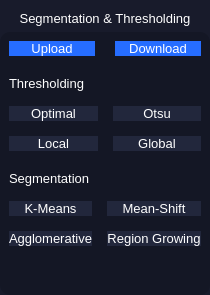
      <widget class="QWidget" name="controlUpperWidget_3" native="true">
       <property name="styleSheet">
        <string notr="true">background-color: #181b2b;
border-radius: 10%;

</string>
       </property>
       <layout class="QVBoxLayout" name="verticalLayout_7" stretch="5,95">
        <property name="leftMargin">
         <number>0</number>
        </property>
        <property name="rightMargin">
         <number>0</number>
        </property>
        <property name="bottomMargin">
         <number>0</number>
        </property>
        <item>
         <widget class="QLabel" name="TabLabel_3">
          <property name="font">
           <font>
            <family>Microsoft Sans Serif</family>
            <pointsize>10</pointsize>
           </font>
          </property>
          <property name="layoutDirection">
           <enum>Qt::LeftToRight</enum>
          </property>
          <property name="styleSheet">
           <string notr="true">color: #fff;</string>
          </property>
          <property name="text">
           <string>&lt;html&gt;&lt;head/&gt;&lt;body&gt;&lt;p&gt;Segmentation &amp;amp; Thresholding&lt;/p&gt;&lt;/body&gt;&lt;/html&gt;</string>
          </property>
          <property name="alignment">
           <set>Qt::AlignCenter</set>
          </property>
         </widget>
        </item>
        <item>
         <widget class="QWidget" name="ControlsContainer_3" native="true">
          <property name="styleSheet">
           <string notr="true">background-color: #141725;
</string>
          </property>
          <layout class="QVBoxLayout" name="verticalLayout_8" stretch="5,17,17,65">
           <property name="spacing">
            <number>20</number>
           </property>
           <item>
            <layout class="QHBoxLayout" name="uploadDownloadSeg">
             <item>
              <widget class="QPushButton" name="segUploadBtn">
               <property name="sizePolicy">
                <sizepolicy hsizetype="Minimum" vsizetype="Preferred">
                 <horstretch>0</horstretch>
                 <verstretch>0</verstretch>
                </sizepolicy>
               </property>
               <property name="font">
                <font>
                 <pointsize>10</pointsize>
                </font>
               </property>
               <property name="styleSheet">
                <string notr="true">QPushButton{
background-color: #266dff;
color: #fff;
border: 0;
border-radius: 10%;
}

QPushButton::hover {
background-color: #1d408d;
}</string>
               </property>
               <property name="text">
                <string>Upload</string>
               </property>
              </widget>
             </item>
             <item>
              <widget class="QPushButton" name="segDownloadBtn">
               <property name="sizePolicy">
                <sizepolicy hsizetype="Minimum" vsizetype="Preferred">
                 <horstretch>0</horstretch>
                 <verstretch>0</verstretch>
                </sizepolicy>
               </property>
               <property name="font">
                <font>
                 <pointsize>10</pointsize>
                </font>
               </property>
               <property name="styleSheet">
                <string notr="true">QPushButton{
background-color: #266dff;
color: #fff;
border: 0;
border-radius: 10%;
}

QPushButton::hover {
background-color: #1d408d;
}</string>
               </property>
               <property name="text">
                <string>Download</string>
               </property>
              </widget>
             </item>
            </layout>
           </item>
           <item>
            <layout class="QGridLayout" name="thresholdingContainer" rowstretch="10,45,45">
             <property name="spacing">
              <number>15</number>
             </property>
             <item row="0" column="0" colspan="2">
              <widget class="QLabel" name="thresholdingBtnsLabel">
               <property name="font">
                <font>
                 <family>Microsoft Sans Serif</family>
                 <pointsize>10</pointsize>
                </font>
               </property>
               <property name="styleSheet">
                <string notr="true">color: rgb(255, 255, 255)</string>
               </property>
               <property name="text">
                <string>Thresholding</string>
               </property>
              </widget>
             </item>
             <item row="2" column="0">
              <widget class="QPushButton" name="localThresBtn">
               <property name="sizePolicy">
                <sizepolicy hsizetype="Minimum" vsizetype="Preferred">
                 <horstretch>0</horstretch>
                 <verstretch>0</verstretch>
                </sizepolicy>
               </property>
               <property name="font">
                <font>
                 <family>Microsoft Sans Serif</family>
                 <pointsize>10</pointsize>
                </font>
               </property>
               <property name="styleSheet">
                <string notr="true">QPushButton{
background-color: #22273c;
color: #fff;
border: 0;
border-radius: 20%;
}

QPushButton::focus{
background-color: #000;
}

QPushButton::hover{
background-color: #1e2236;
}</string>
               </property>
               <property name="text">
                <string>Local</string>
               </property>
              </widget>
             </item>
             <item row="2" column="1">
              <widget class="QPushButton" name="globalThresBtn">
               <property name="sizePolicy">
                <sizepolicy hsizetype="Minimum" vsizetype="Preferred">
                 <horstretch>0</horstretch>
                 <verstretch>0</verstretch>
                </sizepolicy>
               </property>
               <property name="font">
                <font>
                 <family>Microsoft Sans Serif</family>
                 <pointsize>10</pointsize>
                </font>
               </property>
               <property name="styleSheet">
                <string notr="true">QPushButton{
background-color: #22273c;
color: #fff;
border: 0;
border-radius: 20%;
}

QPushButton::focus{
background-color: #000;
}

QPushButton::hover{
background-color: #1e2236;
}</string>
               </property>
               <property name="text">
                <string>Global</string>
               </property>
              </widget>
             </item>
             <item row="1" column="1">
              <widget class="QPushButton" name="otsuBtn">
               <property name="sizePolicy">
                <sizepolicy hsizetype="Minimum" vsizetype="Preferred">
                 <horstretch>0</horstretch>
                 <verstretch>0</verstretch>
                </sizepolicy>
               </property>
               <property name="font">
                <font>
                 <family>Microsoft Sans Serif</family>
                 <pointsize>10</pointsize>
                </font>
               </property>
               <property name="styleSheet">
                <string notr="true">QPushButton{
background-color: #22273c;
color: #fff;
border: 0;
border-radius: 20%;
}

QPushButton::focus{
background-color: #000;
}

QPushButton::hover{
background-color: #1e2236;
}</string>
               </property>
               <property name="text">
                <string>Otsu</string>
               </property>
              </widget>
             </item>
             <item row="1" column="0">
              <widget class="QPushButton" name="optimalThresBtn">
               <property name="sizePolicy">
                <sizepolicy hsizetype="Minimum" vsizetype="Preferred">
                 <horstretch>0</horstretch>
                 <verstretch>0</verstretch>
                </sizepolicy>
               </property>
               <property name="font">
                <font>
                 <family>Microsoft Sans Serif</family>
                 <pointsize>10</pointsize>
                </font>
               </property>
               <property name="styleSheet">
                <string notr="true">QPushButton{
background-color: #22273c;
color: #fff;
border: 0;
border-radius: 20%;
}

QPushButton::focus{
background-color: #000;
}

QPushButton::hover{
background-color: #1e2236;
}</string>
               </property>
               <property name="text">
                <string>Optimal</string>
               </property>
              </widget>
             </item>
            </layout>
           </item>
           <item>
            <layout class="QGridLayout" name="segmentaionContainer" rowstretch="10,45,45">
             <property name="spacing">
              <number>15</number>
             </property>
             <item row="0" column="0" colspan="2">
              <widget class="QLabel" name="segmentationBtnsLabel">
               <property name="font">
                <font>
                 <family>Microsoft Sans Serif</family>
                 <pointsize>10</pointsize>
                </font>
               </property>
               <property name="styleSheet">
                <string notr="true">color: rgb(255, 255, 255)</string>
               </property>
               <property name="text">
                <string>Segmentation</string>
               </property>
              </widget>
             </item>
             <item row="2" column="0">
              <widget class="QPushButton" name="agglomerativeBtn">
               <property name="sizePolicy">
                <sizepolicy hsizetype="Minimum" vsizetype="Preferred">
                 <horstretch>0</horstretch>
                 <verstretch>0</verstretch>
                </sizepolicy>
               </property>
               <property name="font">
                <font>
                 <family>Microsoft Sans Serif</family>
                 <pointsize>10</pointsize>
                </font>
               </property>
               <property name="styleSheet">
                <string notr="true">QPushButton{
background-color: #22273c;
color: #fff;
border: 0;
border-radius: 20%;
}

QPushButton::focus{
background-color: #000;
}

QPushButton::hover{
background-color: #1e2236;
}</string>
               </property>
               <property name="text">
                <string>Agglomerative</string>
               </property>
              </widget>
             </item>
             <item row="2" column="1">
              <widget class="QPushButton" name="regionGrowingBtn">
               <property name="sizePolicy">
                <sizepolicy hsizetype="Minimum" vsizetype="Preferred">
                 <horstretch>0</horstretch>
                 <verstretch>0</verstretch>
                </sizepolicy>
               </property>
               <property name="font">
                <font>
                 <family>Microsoft Sans Serif</family>
                 <pointsize>10</pointsize>
                </font>
               </property>
               <property name="styleSheet">
                <string notr="true">QPushButton{
background-color: #22273c;
color: #fff;
border: 0;
border-radius: 20%;
}

QPushButton::focus{
background-color: #000;
}

QPushButton::hover{
background-color: #1e2236;
}</string>
               </property>
               <property name="text">
                <string>Region Growing</string>
               </property>
              </widget>
             </item>
             <item row="1" column="1">
              <widget class="QPushButton" name="meanshiftBtn">
               <property name="sizePolicy">
                <sizepolicy hsizetype="Minimum" vsizetype="Preferred">
                 <horstretch>0</horstretch>
                 <verstretch>0</verstretch>
                </sizepolicy>
               </property>
               <property name="font">
                <font>
                 <family>Microsoft Sans Serif</family>
                 <pointsize>10</pointsize>
                </font>
               </property>
               <property name="styleSheet">
                <string notr="true">QPushButton{
background-color: #22273c;
color: #fff;
border: 0;
border-radius: 20%;
}

QPushButton::focus{
background-color: #000;
}

QPushButton::hover{
background-color: #1e2236;
}</string>
               </property>
               <property name="text">
                <string>Mean-Shift</string>
               </property>
              </widget>
             </item>
             <item row="1" column="0">
              <widget class="QPushButton" name="kmeanBtn">
               <property name="sizePolicy">
                <sizepolicy hsizetype="Minimum" vsizetype="Preferred">
                 <horstretch>0</horstretch>
                 <verstretch>0</verstretch>
                </sizepolicy>
               </property>
               <property name="font">
                <font>
                 <family>Microsoft Sans Serif</family>
                 <pointsize>10</pointsize>
                </font>
               </property>
               <property name="styleSheet">
                <string notr="true">QPushButton{
background-color: #22273c;
color: #fff;
border: 0;
border-radius: 20%;
}

QPushButton::focus{
background-color: #000;
}

QPushButton::hover{
background-color: #1e2236;
}</string>
               </property>
               <property name="text">
                <string>K-Means</string>
               </property>
              </widget>
             </item>
            </layout>
           </item>
           <item>
            <spacer name="verticalSpacer_5">
             <property name="orientation">
              <enum>Qt::Vertical</enum>
             </property>
             <property name="sizeHint" stdset="0">
              <size>
               <width>20</width>
               <height>40</height>
              </size>
             </property>
            </spacer>
           </item>
          </layout>
         </widget>
        </item>
       </layout>
      </widget>
